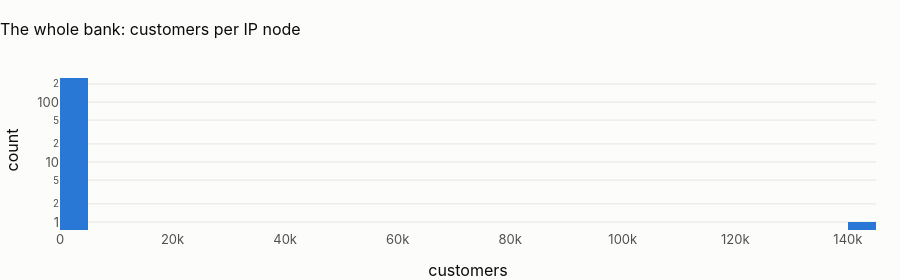

The notebook cell saved with this chart:
### Code cell
show(
    pl.q("select node_type, count(*) as nodes from {graph_nodes} group by 1 order by 2 desc"),
    paging=False,
)
deg = pl.q(
    """select dst_id, count(distinct src_id) as customers from {graph_edges} where dst_type = 'ip' group by 1"""
)
custs = pl.q("select count(*) from {stg_customers}").iloc[0, 0]
top = int(deg.customers.max()) if len(deg) else 0
custs = max(int(custs), 1)
fig = px.histogram(
    deg, x="customers", log_y=True, nbins=40, title=f"{CTRY.title}: customers per IP node"
)
fig.update_layout(height=280)
fig.show()
display(
    Markdown(
        f"**The largest IP node links {top:,} of {CTRY.name}'s {custs:,} customers ({100 * top / custs:.0f} %)**; "
        f"{int((deg.customers == 2).sum())} IP nodes link exactly two customers. The large node is the token of NULL "
        "(missing IPs), the same defect as bank-wide: fix `pii_hash` before any graph work in any country."
    )
)

### Figure 1 — Plotly figure (JSON) as saved in the notebook; plotly's stock layout.template omitted (floating-point values rounded to 4 significant figures; data arrays with more than 128 entries replaced by an {"elided": "..."} marker saying what was removed)
{"data": [{"bingroup": "x", "hovertemplate": "customers=%{x}<br>count=%{y}<extra></extra>", "legendgroup": "", "marker": {"color": "#2a78d6", "pattern": {"shape": ""}}, "name": "", "nbinsx": 40, "orientation": "v", "showlegend": false, "type": "histogram", "x": {"elided": "253 int values"}, "xaxis": "x", "yaxis": "y"}], "layout": {"barmode": "relative", "height": 280, "legend": {"tracegroupgap": 0}, "title": {"text": "The whole bank: customers per IP node"}, "xaxis": {"anchor": "y", "domain": [0.0, 1.0], "title": {"text": "customers"}}, "yaxis": {"anchor": "x", "domain": [0.0, 1.0], "title": {"text": "count"}, "type": "log"}}}
